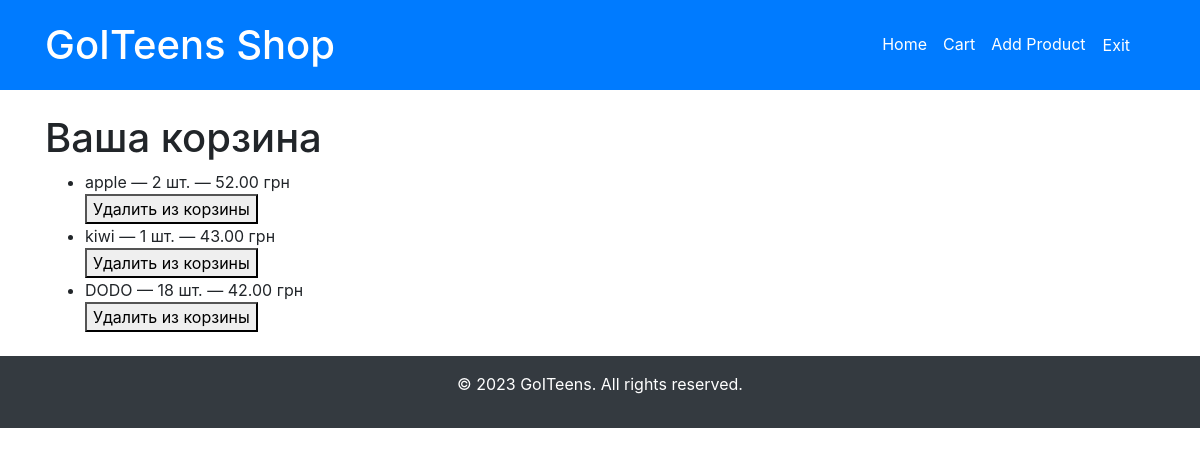
The app's page /cart/ (signed in) with its own data.
### myapp/models.py (models this page shows, shortened)
class CartItem(models.Model):
    user = models.ForeignKey(User, on_delete=models.CASCADE)
    product = models.ForeignKey(Product, on_delete=models.CASCADE)
    count = models.PositiveIntegerField(default=1)

class Product(models.Model):
    name = models.CharField(max_length=100)
    description = models.TextField()
    price = models.DecimalField(max_digits=10, decimal_places=2)
    is_top = models.BooleanField(default=False)
    photo = models.CharField(max_length=20, null=True)

### myapp/views.py (the view)
# urls.py: path('cart/', cart_view, name='cart'),
def cart_view(request):
    if not request.user.is_authenticated:
        return redirect('login')
    cart_items = CartItem.objects.filter(user=request.user)
    return render(request, 'cart.html', {'cart_items': cart_items})

### myapp/templates/cart.html (shortened to what this page needs)
{% extends 'base.html' %}
{% block content %}
    <h1>Ваша корзина</h1>
    <ul>
      {% for item in cart_items %}
        <li>
          {{ item.product.name }} — {{ item.count }} шт. — {{ item.product.price }} грн
          <form method="post" action="{% url 'remove_from_cart' item.product.id %}">
            <button type="submit">Удалить из корзины</button>
          </form>
        </li>
      {% endfor %}
    </ul>
{% endblock %}

### records on screen
CartItem: product.name "apple", count "2", product.price "52.00"
CartItem: product.name "kiwi", count "1", product.price "43.00"
CartItem: product.name "DODO", count "18", product.price "42.00"
